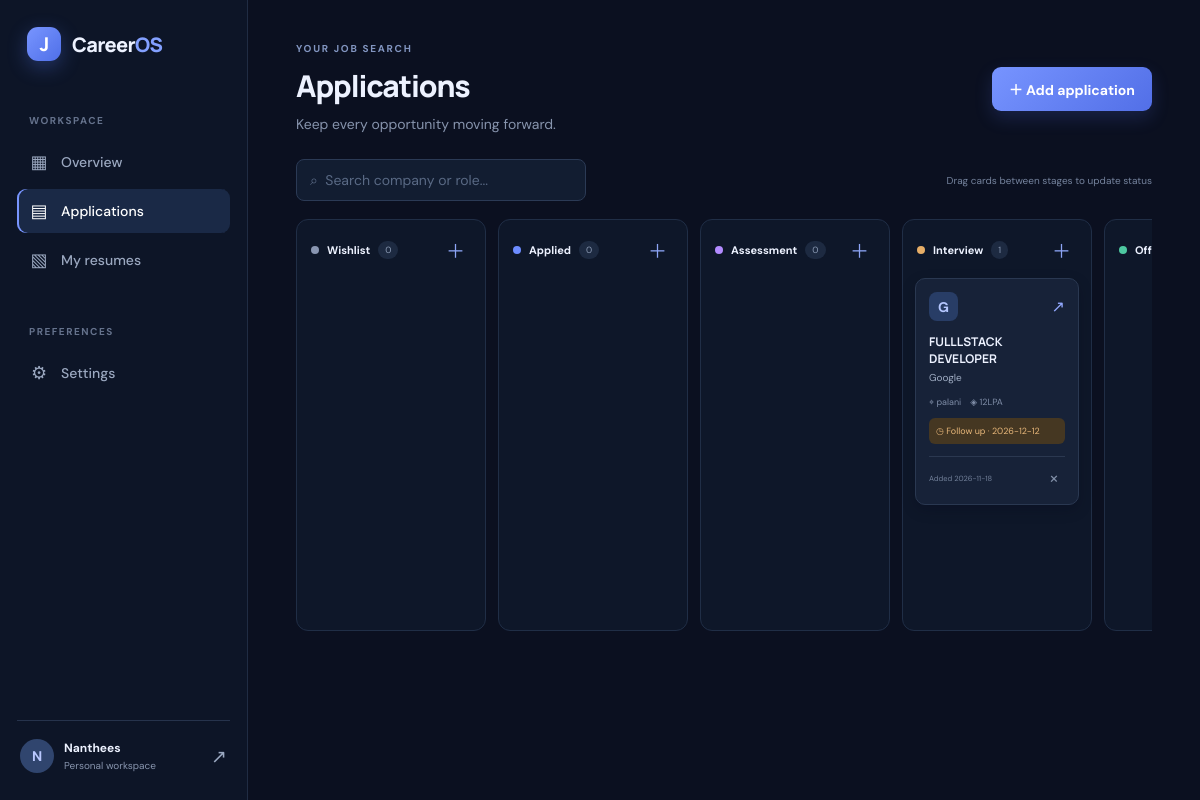
/kanban (signed in), run on the app's committed database.
### tables this page shows
CREATE TABLE applications (
            id INTEGER PRIMARY KEY AUTOINCREMENT,
            user_id INTEGER NOT NULL REFERENCES users(id) ON DELETE CASCADE,
            company TEXT NOT NULL,
            role TEXT NOT NULL,
            location TEXT DEFAULT '',
            job_url TEXT DEFAULT '',
            salary TEXT DEFAULT '',
            description TEXT DEFAULT '',
            status TEXT NOT NULL DEFAULT 'Wishlist',
            applied_date TEXT DEFAULT '',
            follow_up_date TEXT DEFAULT '',
            notes TEXT DEFAULT '',
            created_at TEXT NOT NULL DEFAULT CURRENT_TIMESTAMP
        );

### app.py (the view)
@app.route("/kanban")
@login_required
def kanban():
    with db() as con:
        apps = con.execute("SELECT * FROM applications WHERE user_id=? ORDER BY created_at DESC",
                           (session["user_id"],)).fetchall()
    return render_template("kanban.html", applications=apps)

### app.py (called while the page is built)
def db():
    conn = sqlite3.connect(DB_PATH)
    conn.row_factory = sqlite3.Row
    conn.execute("PRAGMA foreign_keys = ON")
    return conn

def login_required(fn):
    @wraps(fn)
    def wrapper(*args, **kwargs):
        if "user_id" not in session:
            return redirect(url_for("login"))
        return fn(*args, **kwargs)
    return wrapper

@app.context_processor
def inject_globals():
    return {"statuses": STATUSES}

### templates/kanban.html
{% extends "base.html" %}{% block title %}Applications{% endblock %}{% block content %}
<header class="topbar"><div><div class="eyebrow">YOUR JOB SEARCH</div><h1>Applications</h1><p class="muted">Keep every opportunity moving forward.</p></div><a class="btn primary" href="{{ url_for('application_form') }}">＋ Add application</a></header>
<div class="board-toolbar"><input id="boardSearch" class="search-input" placeholder="⌕  Search company or role..." oninput="filterCards()"><span class="board-hint">Drag cards between stages to update status</span></div>
<div class="kanban-board">{% for s in statuses %}<section class="kanban-column" data-status="{{ s }}"><div class="column-head"><div><span class="status-dot dot-{{ loop.index }}"></span><b>{{ s }}</b><span class="column-count">{{ applications|selectattr('status','equalto',s)|list|length }}</span></div><button class="column-add" onclick="location.href='{{ url_for('application_form') }}'">＋</button></div><div class="drop-zone" ondragover="allowDrop(event)" ondrop="dropCard(event,'{{ s }}')">{% for a in applications if a.status == s %}<article class="job-card" draggable="true" ondragstart="dragCard(event)" data-id="{{ a.id }}" data-search="{{ (a.company+' '+a.role)|lower }}"><div class="card-top"><span class="company-avatar">{{ a.company[:1]|upper }}</span><a class="icon-link" href="{{ url_for('application_form',app_id=a.id) }}">↗</a></div><h3>{{ a.role }}</h3><p class="company-name">{{ a.company }}</p><div class="card-meta">{% if a.location %}<span>⌖ {{ a.location }}</span>{% endif %}{% if a.salary %}<span>◈ {{ a.salary }}</span>{% endif %}</div>{% if a.follow_up_date %}<div class="follow-up">◷ Follow up · {{ a.follow_up_date }}</div>{% endif %}<div class="card-footer"><small>Added {{ a.created_at[:10] }}</small><form method="post" action="{{ url_for('delete_application',app_id=a.id) }}" onsubmit="return confirm('Delete this application?')"><button class="delete-mini" title="Delete">×</button></form></div></article>{% endfor %}</div></section>{% endfor %}</div>
{% endblock %}

### static/css/style.css (style rules this page uses)
:root { --bg:#0b1020;--panel:#111a2e;--panel2:#151f35;--line:#26334c;--text:#edf2ff;--muted:#8794ad;--blue:#6d8cff;--blue2:#4f6fe8;--green:#4ec9a1;--shadow:0 18px 45px #02061755 }
* { box-sizing:border-box }
body { margin:0;background:var(--bg);color:var(--text);font-family:'DM Sans',sans-serif;font-size:14px }
a { color:inherit;text-decoration:none }
button,input,select,textarea { font:inherit }
.topbar { display:flex;justify-content:space-between;align-items:center;margin-bottom:30px }
.eyebrow { font-size:10px;font-weight:700;letter-spacing:1.7px;color:#8295c0;margin-bottom:10px }
.topbar h1,.auth-card h1 { font:800 30px Manrope;letter-spacing:-1.1px;margin:0 0 7px }
.muted { color:var(--muted);margin:0;line-height:1.6 }
.btn { border:0;border-radius:9px;padding:12px 17px;display:inline-flex;align-items:center;justify-content:center;gap:12px;font-weight:700;cursor:pointer;transition:.2s }
.btn.primary { background:linear-gradient(135deg,#7794ff,#526fe7);color:white;box-shadow:0 7px 18px #526fe733 }
.status-dot { width:8px;height:8px;border-radius:50%;display:inline-block;background:#8496b9 }
.dot-1 { background:#8996b1 }
.dot-2 { background:#6d8cff }
.dot-3 { background:#b28bff }
.dot-4 { background:#e7ae67 }
.dot-5 { background:#4ec9a1 }
.icon-link { color:#93a9ff;font-size:16px }
.board-toolbar { display:flex;align-items:center;justify-content:space-between;margin:-6px 0 18px }
.search-input { width:290px;background:#121d31;border:1px solid #2b3a55;border-radius:8px;padding:11px 13px;color:var(--text);outline:none }
.board-hint { font-size:10px;color:#75839d }
.kanban-board { display:grid;grid-template-columns:repeat(6,minmax(190px,1fr));gap:12px;overflow-x:auto;padding-bottom:15px }
.kanban-column { background:#0e1729;border:1px solid #202e46;border-radius:12px;padding:12px;min-height:400px }
.column-head { display:flex;align-items:center;justify-content:space-between;padding:3px 2px 13px }
.column-head>div { display:flex;align-items:center;gap:8px }
.column-head b { font-size:11px }
.column-count { font-size:9px;color:#8b9ab4;background:#1d2a41;padding:3px 7px;border-radius:10px }
.column-add { border:0;background:transparent;color:#8da5f5;font-size:19px;cursor:pointer }
.drop-zone { min-height:340px;border-radius:8px;transition:.15s }
.job-card { background:#172238;border:1px solid #2a3851;border-radius:10px;padding:13px;margin-bottom:10px;cursor:grab;box-shadow:0 5px 14px #02061735 }
.card-top { display:flex;justify-content:space-between;align-items:center }
.company-avatar { width:29px;height:29px;border-radius:8px;background:#283d66;color:#b5c7ff;display:grid;place-items:center;font-weight:700 }
.job-card h3 { font:700 12px Manrope;margin:12px 0 4px }
.company-name { font-size:10px;color:#9eabc1;margin:0 }
.card-meta { display:flex;flex-wrap:wrap;gap:9px;color:#7f8da7;font-size:9px;margin-top:12px }
.follow-up { font-size:9px;color:#e8b77a;background:#453722;padding:7px;border-radius:6px;margin-top:10px }
.card-footer { display:flex;align-items:center;justify-content:space-between;border-top:1px solid #2b3850;margin-top:12px;padding-top:8px;color:#73819a;font-size:9px }
.card-footer form { margin:0 }
.delete-mini { border:0;background:transparent;color:#8290a8;font-size:18px;cursor:pointer }
input,select,textarea { width:100%;border:1px solid #2c3a54;border-radius:8px;background:#0e182b;color:#eaf0ff;padding:12px;outline:none }
input::placeholder,textarea::placeholder { color:#596984 }

### data on the page
applications: company "G", role "FULLLSTACK DEVELOPER", company "Google", location "palani", salary "12LPA", follow_up_date "2026-12-12", created_at "2026-11-18"

### other printed values
{{ session.get('user_name','U')[:1]|upper }} "N"
{{ session.get('user_name') }} "Nanthees"
{{ s }} "Wishlist" "Applied" "Assessment" "Interview"
{{ applications|selectattr('status','equalto',s)|list|length }} "0" "0" "0" "1"
